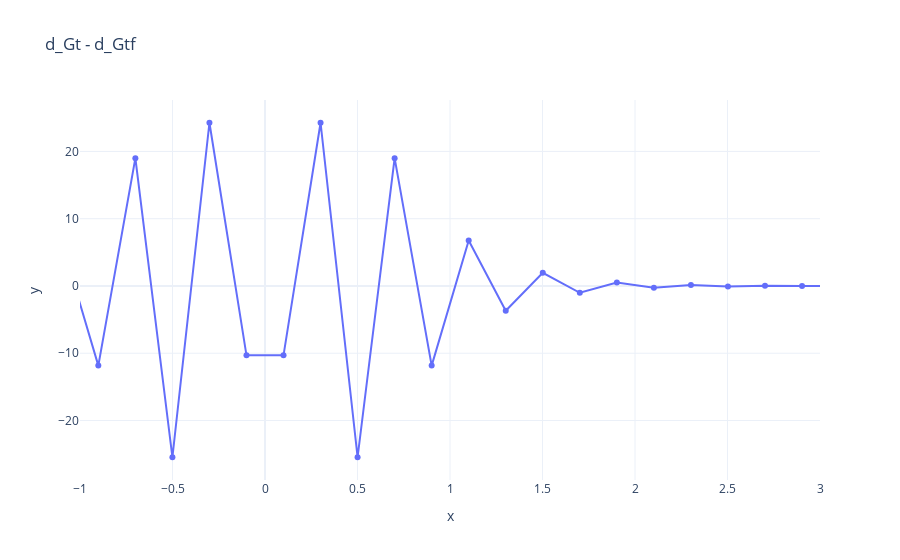

Notebook code for this chart:
### Code cell
dd = d_Gt - d_Gtf
fig = go.Figure()
fig.add_trace(go.Scatter(x=r, y=dd, name="Diff d_Gt", mode="lines+markers"))

fig.update_layout(
    title='d_Gt - d_Gtf',
    xaxis=dict(title='x', type='linear'),  # use 'log' for log scale
    yaxis=dict(title='y'),
    xaxis_range=[-1,3],
    hovermode='x',
    template='plotly_white'
)

### Figure 1 — Plotly figure (JSON) as saved in the notebook; plotly's stock layout.template omitted (floating-point values rounded to 4 significant figures; data arrays with more than 128 entries replaced by an {"elided": "..."} marker saying what was removed)
{"data": [{"mode": "lines+markers", "name": "Diff d_Gt", "type": "scatter", "x": {"elided": "1006 float values"}, "y": {"elided": "1006 float values"}}], "layout": {"hovermode": "x", "title": {"text": "d_Gt - d_Gtf"}, "xaxis": {"range": [-1, 3], "title": {"text": "x"}, "type": "linear"}, "yaxis": {"title": {"text": "y"}}}}
